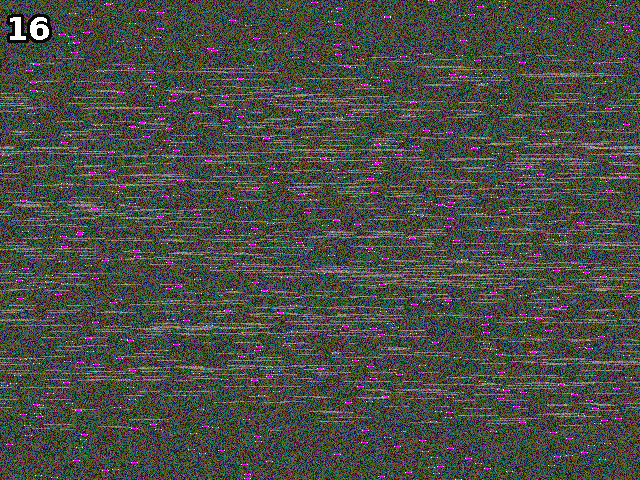
#> input picture mozart/mozart.gif, 640 x 480 px
$ python mozart.py
#> lines starting #> are read from the running program, lines starting #| are printed output that depends on the picture
from PIL import Image
import numpy as np

mozartImage = Image.open("mozart.gif")
#> mozartImage is the input picture: PIL image 640x480 P; mean R, G, B 74.6, 76.9, 70.2
mozartPixels = mozartImage.load()

pink = (255, 0, 255)
white = (251, 251, 251)

width = mozartImage.width
#> width = 640
height = mozartImage.height
#> height = 480

pinkPixels = []
whitePixels = []

for y in range(0, height):
    for x in range(0, width):
        if mozartPixels[x, y] == 195:

            tempX = x - 1
            print("-------------+---------------")
            while tempX >= 0 or mozartPixels[tempX, y] != 195:
                tempPixel = mozartPixels[tempX, y]
                mozartPixels[tempX, y] = mozartPixels[tempX + 1, y]
                mozartPixels[tempX + 1, y] = tempPixel
                tempX = tempX - 1
                if tempX < 0:
                    break
                print(tempX)
            print("-------------_---------------")


tmp = mozartImage.copy()
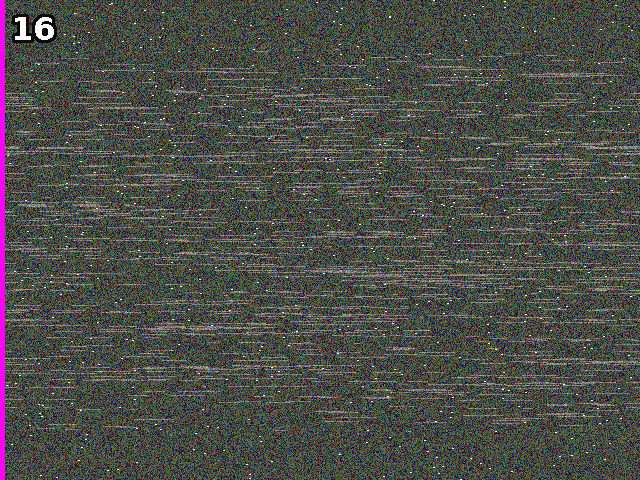
#> tmp: PIL image 640x480 P; mean R, G, B 74.6, 76.9, 70.2
tmp.frombytes(bytes(np.array(mozartImage)))

tmp.save("okay.gif")

print(np.array(mozartImage))

mozartImage.save("rendered.gif")
